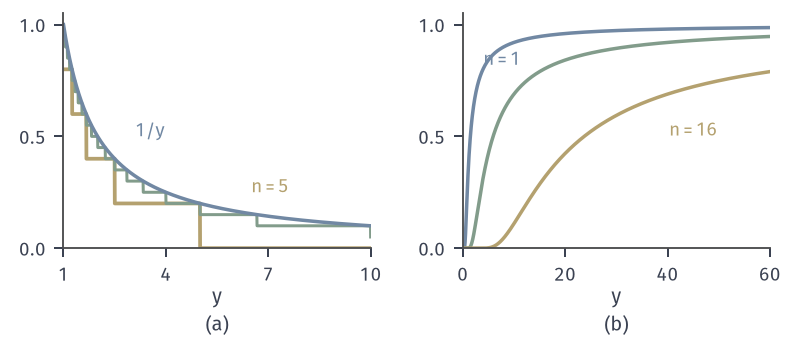

Recreate this plot in Python.
from pathlib import Path
import sys
HERE = Path(__file__).resolve().parent
sys.path.insert(0, str(HERE.parent/"weak-common"))
from weak_fig import *
# (a) P(1/U_n > y) = (ceil(n/y)-1)/n for the lattice uniform, n=5,20, vs limit 1/y (y>=1).
# (b) X_n ~ N(0,1/n^2): P(|1/X_n| <= y) = P(|Z| >= n/y) = 2(1-Phi(n/y)), n=1,4,16.
fig, axes = figure(width_mm=112, height_mm=48, ncols=2)
panel(fig, left=.08, wspace=.3, bottom=.27)
ax = axes[0]; y = np.linspace(1, 10, 3000)
for n, c, lw in ((5, YELLOW, 1.5), (20, GREEN, 1.2)): ax.plot(y, (np.ceil(n/y)-1)/n, color=c, lw=lw)
ax.plot(y, 1/y, color=BLUE, lw=1.4)
lab(ax, 3.1, .5, r'$1/y$', BLUE); lab(ax, 6.5, .25, r'$n=5$', YELLOW)
ax.set_xlim(1, 10); ax.set_ylim(0, 1.05); ax.set_xticks([1, 4, 7, 10]); ax.set_yticks([0, .5, 1])
axlab(ax, r'$y$')
ax = axes[1]; y = np.linspace(1e-3, 60, 2000)
for n, c in ((1, BLUE), (4, GREEN), (16, YELLOW)): ax.plot(y, 2*(1-Phi(n/y)), color=c, lw=1.4)
lab(ax, 4, .82, r'$n=1$', BLUE); lab(ax, 45, .5, r'$n=16$', YELLOW, ha='center')
ax.set_xlim(0, 60); ax.set_ylim(0, 1.05); ax.set_xticks([0, 20, 40, 60]); ax.set_yticks([0, .5, 1])
axlab(ax, r'$y$')
tags(fig, axes)
save(fig, HERE, 'figure', {'tail_limit': '1/y'})
